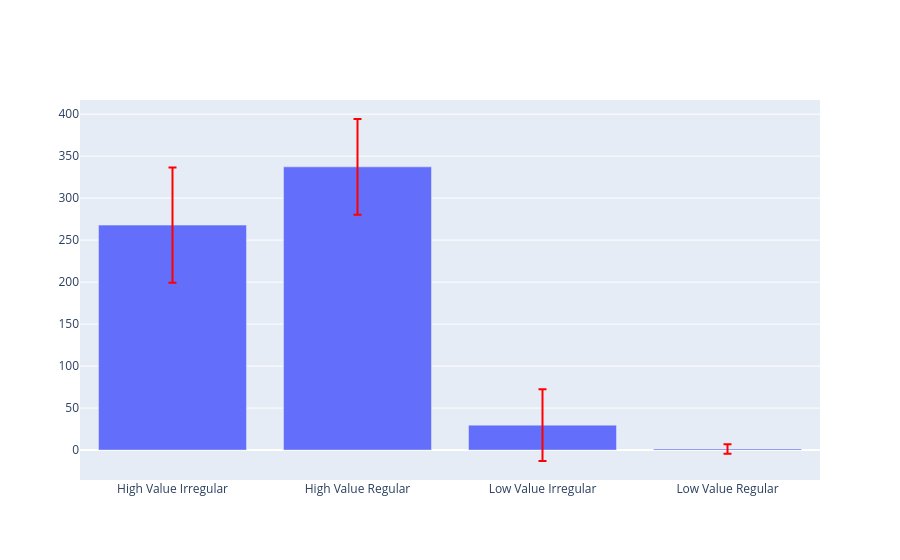

The notebook cell this image was saved under:
### Markdown cell above
### 5.Segment Lifespan Analysis

### Code cell
lifespan_data = customer_segments.groupby('Segment_Label')['customer_lifespan'].agg(['mean', 'std']).reset_index()

figure = go.Figure(
  go.Bar(
    x=lifespan_data['Segment_Label'],
    y=lifespan_data['mean'],
    error_y=dict(
      type='data',
      array=lifespan_data['std'],
      color='red'
    ),
    name='Customer Avg Lifespan'
  )
)

figure.show()

### Figure 1 — Plotly figure (JSON) as saved in the notebook; plotly's stock layout.template omitted (floating-point values rounded to 4 significant figures)
{"data": [{"error_y": {"array": [68.54, 56.99, 42.72, 5.694], "color": "red", "type": "data"}, "name": "Customer Avg Lifespan", "type": "bar", "x": ["High Value Irregular", "High Value Regular", "Low Value Irregular", "Low Value Regular"], "y": [267.9, 337.2, 29.71, 1.374]}], "layout": {}}
